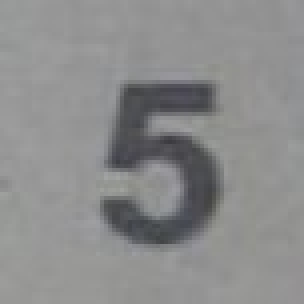
#> input picture digits/p5.jpg, 76 x 76 px, found by its file name (shown 4 times larger)
$ python digit_recognizer.py
#> lines starting #> are read from the running program, lines starting #| are printed output that depends on the picture; after the words box and inside, x2 and y2 are one past the last pixel; in counts of white or black regions, pixels touching at a corner belong together
import cv2
import numpy as np

neurons = []
biases = []
weights = []
l_size = [784, 100, 10]
num_layers = len(l_size)

def sigmoid(z):
	return 1.0/(1.0+np.exp(-z))

def feedforward(neurons, weights, biases):
	for l in range(1, num_layers):
		neurons[l] = sigmoid(np.dot(weights[l], neurons[l-1].T) + biases[l])
	return neurons

for i in l_size:
	neurons.append(np.full(i, 0.0))

weights = np.load("weights.npz", allow_pickle=True)["arr_0"]
#> (reads old/weights.npz from the repository)
biases = np.load("biases.npz", allow_pickle=True)["arr_0"]
#> (reads old/biases.npz from the repository)

#for i in range(1, 10):
ret, img = cv2.threshold(cv2.equalizeHist(cv2.imread('digits/p5.jpg', 0)), 23, 255, cv2.THRESH_BINARY_INV)
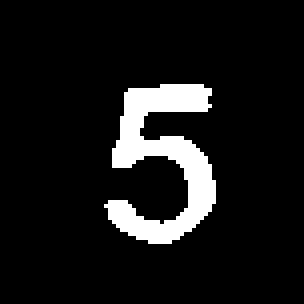
#> img: shape (76, 76) (shown 4 times larger); 9.2% white; 1 white region, box (x1, y1, x2, y2) and area: (26, 21, 54, 61) 529
resized = cv2.resize(img, (28, 28))
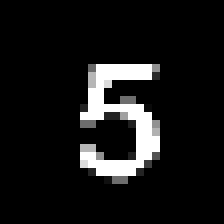
#> resized: shape (28, 28) (shown 8 times larger); min 0, max 255, mean 22.9

# cv2.imshow("image", resized)
# cv2.waitKey(0)
# cv2.destroyAllWindows()

neurons[0] = np.divide(resized[resized > -1], 255.0)
neurons = feedforward(neurons, weights, biases)
#> after the loop in feedforward, `for l in range(1, num_layers):`: neurons = 3 items
#> neurons = 3 items

print(np.argmax(neurons[num_layers-1]))
#| 5
print(neurons[2])
#| [4.79681710e-09 1.01583583e-46 1.32321949e-46 4.70930239e-16
#|  1.09376054e-23 9.89911907e-01 7.80135013e-08 1.77348605e-47
#|  6.93233805e-13 2.30771687e-22]
print("\n")
